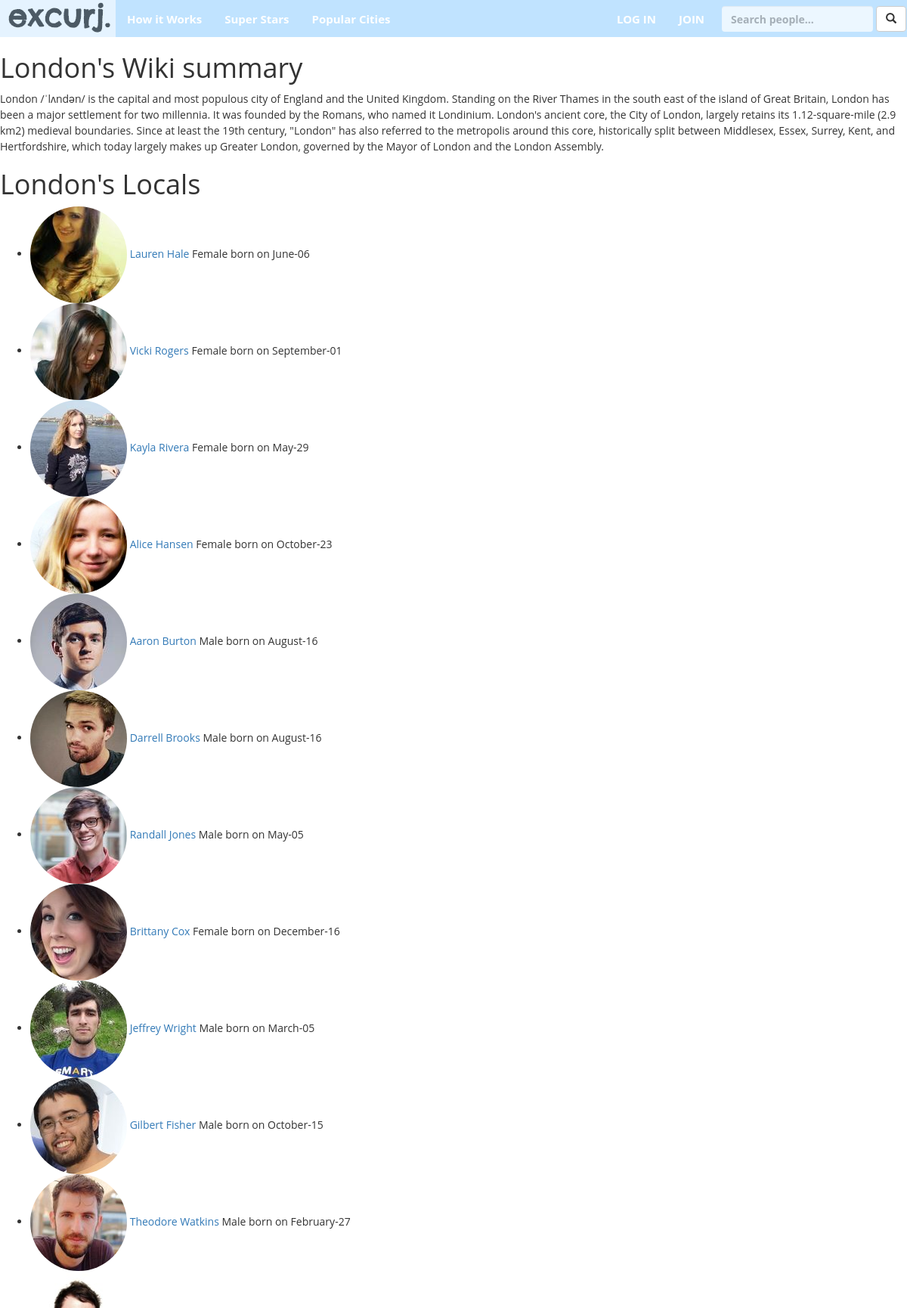
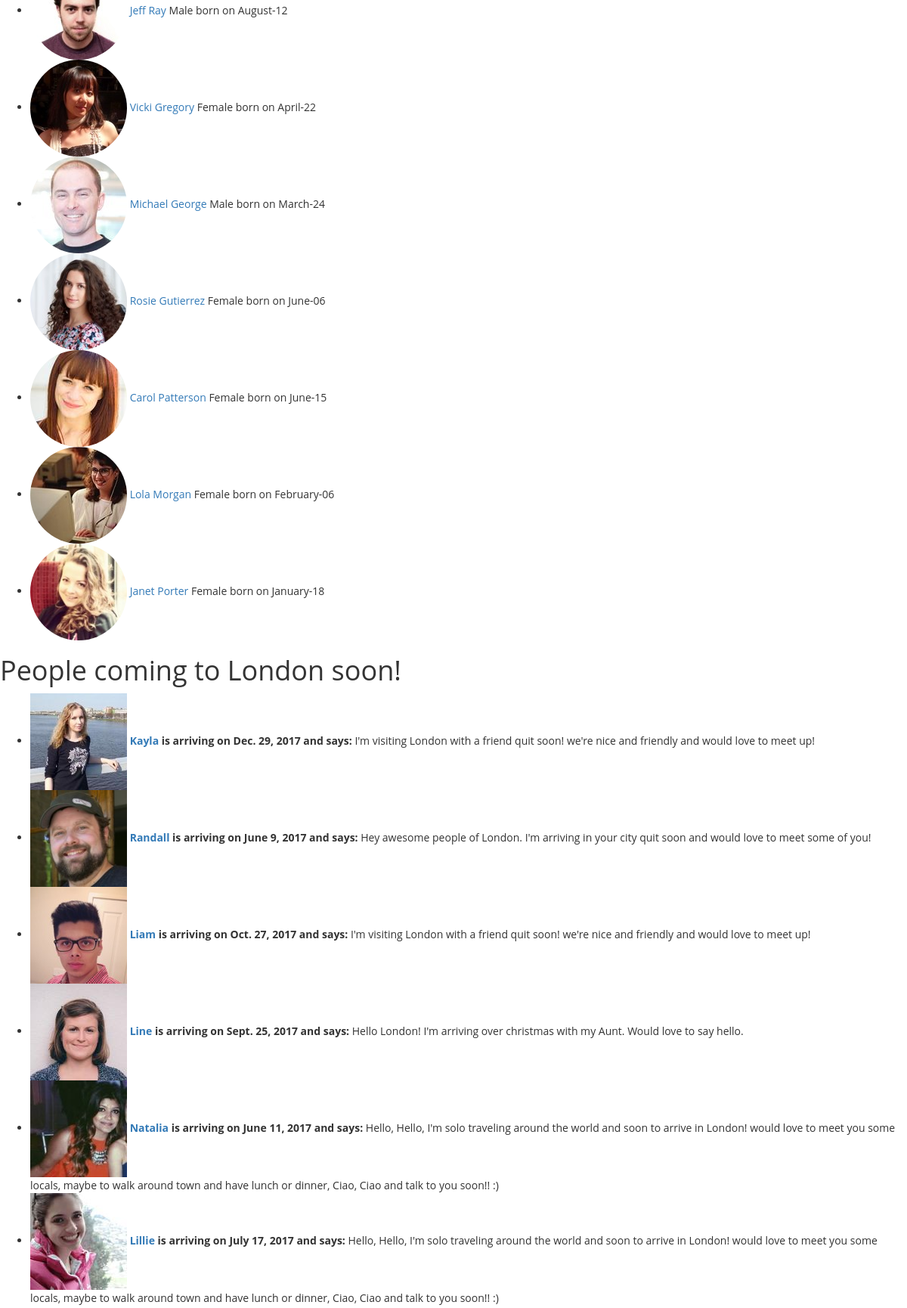
The page /city/london-england/ (upper part) on the database its author committed (2 pictures, top to bottom).
### excurj/models.py (models this page shows, shortened)
class City(models.Model):
	city_id = models.CharField(primary_key=True, max_length=150)
	name = models.CharField(max_length=128)
	country = models.CharField(max_length=128)
	description = models.CharField(max_length=1000, blank=True)
	city_image = models.ImageField(blank=True, upload_to='city_pictures')
	slug = models.SlugField(unique=True)
	class Meta:
		verbose_name_plural = 'Cities'

class UserProfile(models.Model):
	user = models.OneToOneField(User, related_name='profile', primary_key=True) #Each User is related to only one User Profile
	city = models.ForeignKey(City, blank=True, null=True) #Each User Profile must be related to one city.
	prof_pic = models.ImageField(blank=True, upload_to='profile_pictures')
	dob = models.DateField(blank=True, null=True)
	sex = models.CharField(max_length=10, blank=True)
	education = models.CharField(blank=True, max_length=200)
	career = models.CharField(blank=True, max_length=200)
	about_you = models.CharField(max_length=500, blank=True)
	music_movies_books = models.CharField(max_length=200, blank=True)
	friendship = models.CharField(max_length=500, blank=True)
	what_will_you_show_visitors = models.CharField(max_length=1000, blank=True)

class Excursion(models.Model):
	traveler = models.ForeignKey(User, related_name='traveler_lists_excursion')
	city = models.ForeignKey(City, related_name='visited_city', blank=True, null=True) #Each excursion is connected to one City.
	message = models.CharField(max_length=500)#message to all locals of that city "Hey good people of Edinburgh!"
	date = models.DateField()

### excurj/views.py (the view)
# urls.py: url(r'^city/(?P<city_name_slug>[\w\-]+)/$', views.show_city, name='show_city'),
def show_city(request, city_name_slug):
	context_dict={}
	try:
		city = City.objects.get(slug=city_name_slug)
		city_locals_profiles = UserProfile.objects.filter(city=city)
		excursions = Excursion.objects.filter(city=city)
		context_dict['city']=city
		context_dict['city_locals_profiles']=city_locals_profiles
		context_dict['excursions'] = excursions
	except City.DoesNotExist:
		context_dict['city']=None
	except UserProfile.DoesNotExist:
		context_dict['city_locals_profiles']=None
	except Excursion.DoesNotExist:
		context_dict['excursions'] = None
	return render(request, 'excurj/city.html', context_dict)

### templates/excurj/city.html (shortened to what this page needs)
{% extends 'excurj/base.html' %}
{% load staticfiles %}
{% block body_block %}
	<div style="margin-top: 70px;">
		<h1>{{city.name}}'s Wiki summary</h1>
		<p> {{city.description}} </p>
		<h1>{{city.name}}'s Locals</h1>
			{% if city_locals_profiles %}
			<ul>
				{% for local in city_locals_profiles %}
				<li> <img src=" {{ local.prof_pic.url }} " class="img-circle"> <a href="{% url 'excurj:show_profile' local.user.username %}">{{local.user.first_name.title}}  {{local.user.last_name.title}}</a> {{local.sex.title}} born on  {{local.dob|date:'F-d'}} </li>
				{% endfor %}
			</ul>
			{% else %}
			<strong>There's no people in this city yet :( but there'll be soon! :)</strong>
			{% endif %}
		<h1>People coming to {{city.name}} soon! </h1>
		{% if excursions %}
			<ul>
				{% for exj in excursions %}
				<li>  <img src=" {{exj.traveler.profile.prof_pic.url }} "><strong> <a href=" {% url 'excurj:show_profile' exj.traveler.username %} ">{{ exj.traveler.first_name.title }}</a>  is arriving on {{ exj.date}} and says:</strong> {{exj.message}}  </li>
				{% endfor %}
			</ul>
		{% else %}
			No one is coming just now.
		{% endif %}
	</div>
{% endblock %}

### templates/excurj/base.html (shortened to what this page needs)
<!DOCTYPE html>
{% load staticfiles %}
<html lang="en">
  <head>
    <link href="{% static 'css/bootstrap.min.css'%} " rel="stylesheet">
    <link rel="stylesheet" type="text/css" href=" {% static 'css/style.css' %} ">
    <link href="//maxcdn.bootstrapcdn.com/font-awesome/4.2.0/css/font-awesome.min.css" rel="stylesheet">
  </head>
  <body>
    <div>
    	<nav class="navbar navbar-default navbar-fixed-top">
    		<div class="container-fluid">
    			<div class="navbar-header">
    				<a href=" {% url 'excurj:index' %} "><img src=" {% static 'images/logo.png' %} "></a>
    			</div>
    			<div class="collapse navbar-collapse" id="mainNavBar">
    				<ul class="nav navbar-nav">
    					<li><a href="{% url 'excurj:index' %}#how-it-works">How it Works</a></li>
    					<li><a href=" {% url 'excurj:index' %}#superstars">Super Stars</a></li>
    					<li><a href=" {% url 'excurj:index' %}#popularcities ">Popular Cities</a></li>
    				</ul>
            <form class="navbar-form navbar-right" action=" {% url 'excurj:search' %} ">
                <div class="form-group">
                    <input type="text" name="q" class="form-control" placeholder="Search people..." id="topsearchbox">
                </div>
                  <button type="submit" class="btn btn-default"><span class="glyphicon glyphicon-search"></span></button>
            </form>
    				<ul class="nav navbar-nav navbar-right">
    					<li><a href="#">LOG IN</a></li>
    					<li><a href="#" id="jump">JOIN</a></li>
    				</ul>
    			</div>
    		</div>
    	</nav>
    	{% block body_block %}{% endblock %}
	</div>
  </body>
</html>

### static/css/style.css (style rules this page uses)
body { padding-top: 0px; line-height: 1.5; font-family: 'Open Sans', sans-serif; }
#jump { animation: top .7s linear infinite }
nav.navbar { border-bottom: 1px solid white; background-color: rgba(99,184,255,0.4); transition: background-color 1s ease 0s; font-weight: bolder; font-size: 15px; height: 10px; }
.navbar-header { opacity: .6; }
.navbar-default .navbar-nav>li>a { color: white; }
.container-fluid { padding: 0; }
#topsearchbox { width: 200px; -webkit-transition: width 0.4s ease; transition: width 0.4s ease; border: none; opacity: .7; }
.navbar-default .navbar-collapse, .navbar-default .navbar-form { padding: 0 8px; }

### rows shown on the page
City: name "London", description "London /ˈlʌndən/ is the capital and most populous city of England and the United Kingdom. Standing on the River Thames in the south east of the island of Great Britain, London has been a major settlement for two millennia. It was founded by the Romans, who named it Londinium. London's ancient core, the City of London, largely retains its 1.12-square-mile (2.9 km2) medieval boundaries. Since at least the 19th century, \"London\" has also referred to the metropolis around this core, historically split between Middlesex, Essex, Surrey, Kent, and Hertfordshire, which today largely makes up Greater London, governed by the Mayor of London and the London Assembly."
UserProfile: prof_pic (picture), user.first_name "Lauren", user.last_name "Hale", sex "Female", dob "June-06"
UserProfile: prof_pic (picture), user.first_name "Vicki", user.last_name "Rogers", sex "Female", dob "September-01"
UserProfile: prof_pic (picture), user.first_name "Kayla", user.last_name "Rivera", sex "Female", dob "May-29"
UserProfile: prof_pic (picture), user.first_name "Alice", user.last_name "Hansen", sex "Female", dob "October-23"
UserProfile: prof_pic (picture), user.first_name "Aaron", user.last_name "Burton", sex "Male", dob "August-16"
UserProfile: prof_pic (picture), user.first_name "Darrell", user.last_name "Brooks", sex "Male", dob "August-16"
UserProfile: prof_pic (picture), user.first_name "Randall", user.last_name "Jones", sex "Male", dob "May-05"
UserProfile: prof_pic (picture), user.first_name "Brittany", user.last_name "Cox", sex "Female", dob "December-16"
UserProfile: prof_pic (picture), user.first_name "Jeffrey", user.last_name "Wright", sex "Male", dob "March-05"
UserProfile: prof_pic (picture), user.first_name "Gilbert", user.last_name "Fisher", sex "Male", dob "October-15"
UserProfile: prof_pic (picture), user.first_name "Theodore", user.last_name "Watkins", sex "Male", dob "February-27"
UserProfile: prof_pic (picture), user.first_name "Jeff", user.last_name "Ray", sex "Male", dob "August-12"
UserProfile: prof_pic (picture), user.first_name "Vicki", user.last_name "Gregory", sex "Female", dob "April-22"
UserProfile: prof_pic (picture), user.first_name "Michael", user.last_name "George", sex "Male", dob "March-24"
UserProfile: prof_pic (picture), user.first_name "Rosie", user.last_name "Gutierrez", sex "Female", dob "June-06"
UserProfile: prof_pic (picture), user.first_name "Carol", user.last_name "Patterson", sex "Female", dob "June-15"
UserProfile: prof_pic (picture), user.first_name "Lola", user.last_name "Morgan", sex "Female", dob "February-06"
UserProfile: prof_pic (picture), user.first_name "Janet", user.last_name "Porter", sex "Female", dob "January-18"
Excursion: traveler.profile.prof_pic (picture), traveler.first_name "Kayla", date "Dec. 29, 2017", message "I'm visiting London with a friend quit soon! we're nice and friendly and would love to meet up!"
Excursion: traveler.profile.prof_pic (picture), traveler.first_name "Randall", date "June 9, 2017", message "Hey awesome people of London. I'm arriving in your city quit soon and would love to meet some of you!"
Excursion: traveler.profile.prof_pic (picture), traveler.first_name "Liam", date "Oct. 27, 2017", message "I'm visiting London with a friend quit soon! we're nice and friendly and would love to meet up!"
Excursion: traveler.profile.prof_pic (picture), traveler.first_name "Line", date "Sept. 25, 2017", message "Hello London! I'm arriving over christmas with my Aunt. Would love to say hello."
Excursion: traveler.profile.prof_pic (picture), traveler.first_name "Natalia", date "June 11, 2017", message "Hello, Hello, I'm solo traveling around the world and soon to arrive in London! would love to meet you some locals, maybe to walk around town and have lunch or dinner, Ciao, Ciao and talk to you soon!! :)"
Excursion: traveler.profile.prof_pic (picture), traveler.first_name "Lillie", date "July 17, 2017", message "Hello, Hello, I'm solo traveling around the world and soon to arrive in London! would love to meet you some locals, maybe to walk around town and have lunch or dinner, Ciao, Ciao and talk to you soon!! :)"
